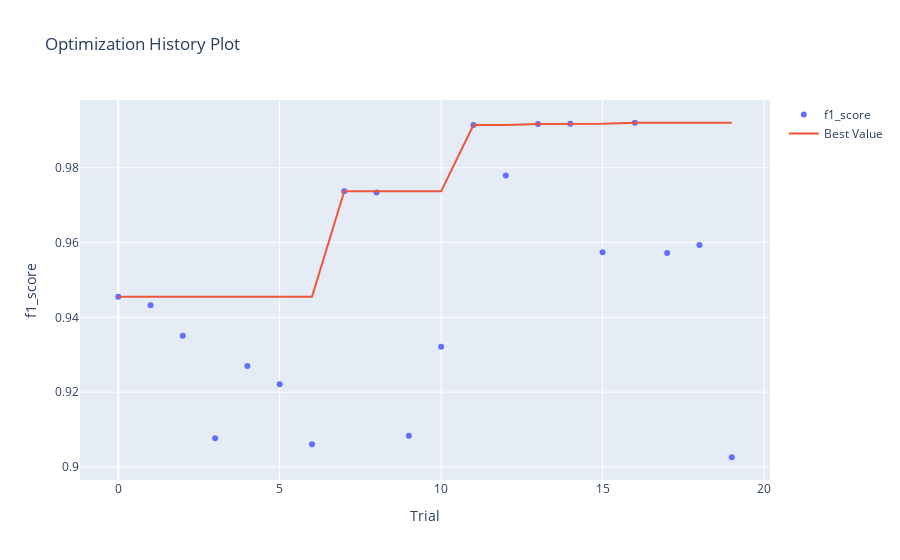

The notebook cell this image was saved under:
### Code cell
optuna.visualization.plot_optimization_history(study, target_name="f1_score")

### Figure 1 — Plotly figure (JSON) as saved in the notebook; plotly's stock layout.template omitted (floating-point values rounded to 4 significant figures)
{"data": [{"mode": "markers", "name": "f1_score", "type": "scatter", "x": [0, 1, 2, 3, 4, 5, 6, 7, 8, 9, 10, 11, 12, 13, 14, 15, 16, 17, 18, 19], "y": [0.9455, 0.9433, 0.9351, 0.9077, 0.927, 0.9221, 0.906, 0.9737, 0.9734, 0.9084, 0.9321, 0.9914, 0.9779, 0.9917, 0.9917, 0.9574, 0.992, 0.9572, 0.9594, 0.9026]}, {"name": "Best Value", "type": "scatter", "x": [0, 1, 2, 3, 4, 5, 6, 7, 8, 9, 10, 11, 12, 13, 14, 15, 16, 17, 18, 19], "y": [0.9455, 0.9455, 0.9455, 0.9455, 0.9455, 0.9455, 0.9455, 0.9737, 0.9737, 0.9737, 0.9737, 0.9914, 0.9914, 0.9917, 0.9917, 0.9917, 0.992, 0.992, 0.992, 0.992]}], "layout": {"title": {"text": "Optimization History Plot"}, "xaxis": {"title": {"text": "Trial"}}, "yaxis": {"title": {"text": "f1_score"}}}}
